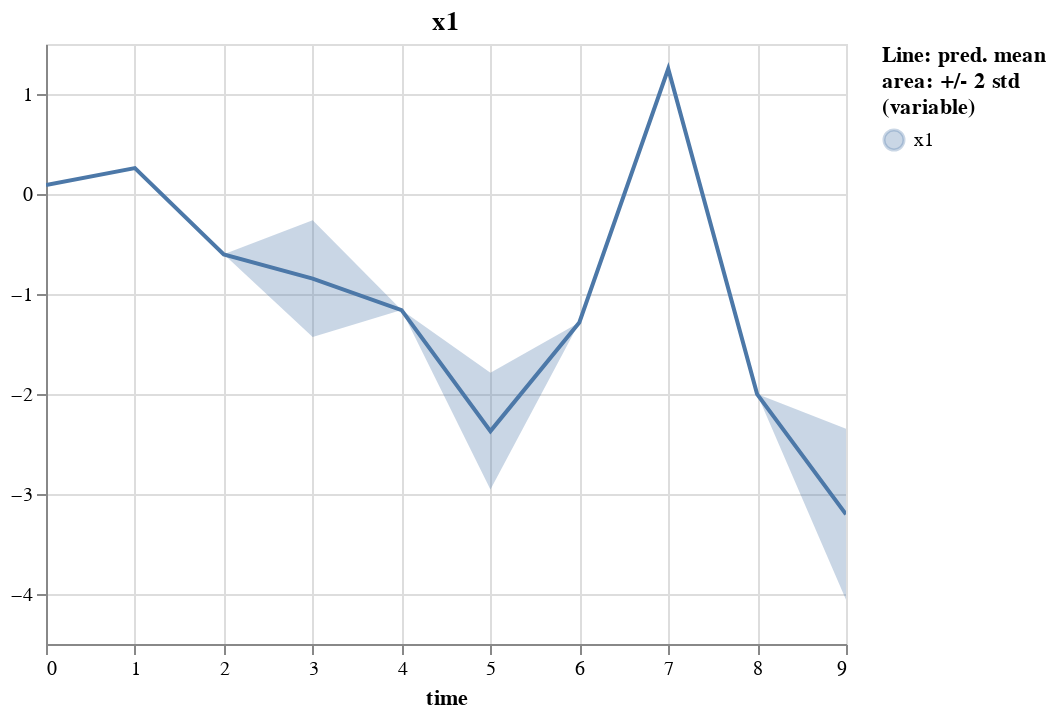

The notebook cell saved with this chart:
### Code cell
imp_d = imp.impute(tidy=True, add_time=True)

_plot_variable(imp_d, None, "x1")

### Figure 1 — Vega-Lite specification as saved in the notebook (floating-point values rounded to 4 significant figures)
{"config": {"view": {"continuousWidth": 400, "continuousHeight": 300}}, "layer": [{"mark": "errorband", "encoding": {"color": {"field": "variable", "legend": {"title": ["Line: pred. mean", "area: +/- 2 std", "(variable)"]}, "type": "nominal"}, "tooltip": [{"field": "std", "format": ".4", "type": "quantitative"}, {"field": "mean", "format": ".4", "type": "quantitative"}], "x": {"field": "time", "type": "quantitative"}, "y": {"field": "err_low", "scale": {"zero": false}, "title": "", "type": "quantitative"}, "y2": {"field": "err_high"}}, "transform": [{"calculate": "datum.mean - 2 * datum.std", "as": "err_low"}, {"calculate": "datum.mean + 2 * datum.std", "as": "err_high"}]}, {"mark": "line", "encoding": {"color": {"field": "variable", "type": "nominal"}, "x": {"field": "time", "type": "quantitative"}, "y": {"field": "mean", "scale": {"zero": false}, "title": "", "type": "quantitative"}}, "selection": {"selector042": {"type": "interval", "bind": "scales"}}, "title": "x1"}], "data": {"name": "data-da35c88bface5326d99993757297c9ba"}, "$schema": "https://vega.github.io/schema/vega-lite/v4.17.0.json", "datasets": {"data-da35c88bface5326d99993757297c9ba": [{"time": 0.0, "variable": "x1", "mean": 0.08927, "std": null}, {"time": 1.0, "variable": "x1", "mean": 0.2585, "std": null}, {"time": 2.0, "variable": "x1", "mean": -0.6035, "std": null}, {"time": 4.0, "variable": "x1", "mean": -1.161, "std": null}, {"time": 6.0, "variable": "x1", "mean": -1.285, "std": null}, {"time": 3.0, "variable": "x1", "mean": -0.8456, "std": 0.2917}, {"time": 5.0, "variable": "x1", "mean": -2.371, "std": 0.2922}, {"time": 7.0, "variable": "x1", "mean": 1.252, "std": 0.0}, {"time": 8.0, "variable": "x1", "mean": -2.001, "std": 0.0}, {"time": 9.0, "variable": "x1", "mean": -3.203, "std": 0.4278}]}}
